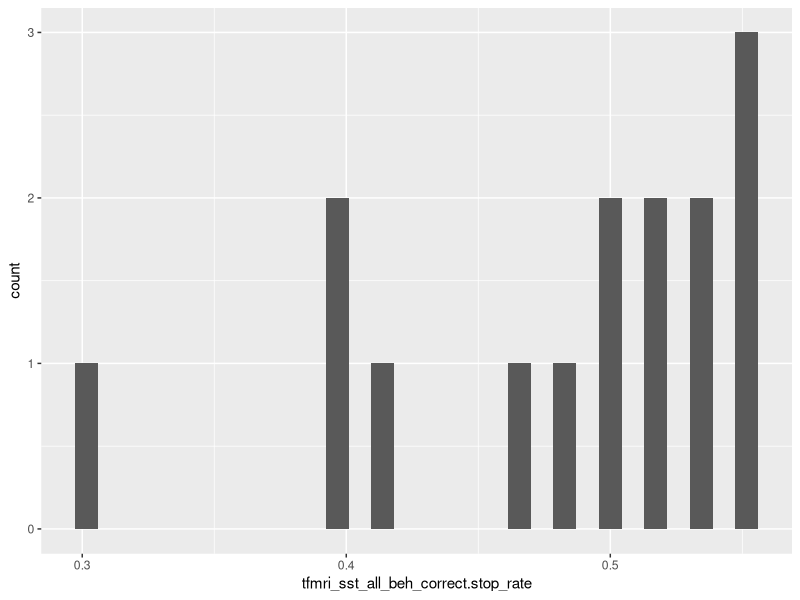

Here is the R script that generated this plot:
## ---- chunk 1
knitr::opts_chunk$set(echo = TRUE)
## ---- chunk 2
library(reshape)
library(tidyverse)
library(kableExtra)
library(matrixStats)
library(lme4)
library(nlme)
library(broom.mixed)
library(purrr)
## ---- chunk 3
comb2 <- read_csv("nihl-r-classes-data-raw/comb2_sub.csv")
## ---- chunk 4
comb2$race.4level <- as.factor(comb2$race.4level)
comb2$sex_at_birth <- as.factor(comb2$sex_at_birth)

class(comb2$race.4level)
class(comb2$sex_at_birth)
## ---- chunk 5
comb2 %>% 
  ggplot(mapping = aes(tfmri_sst_all_beh_correct.stop_rate)) +
  geom_histogram()
